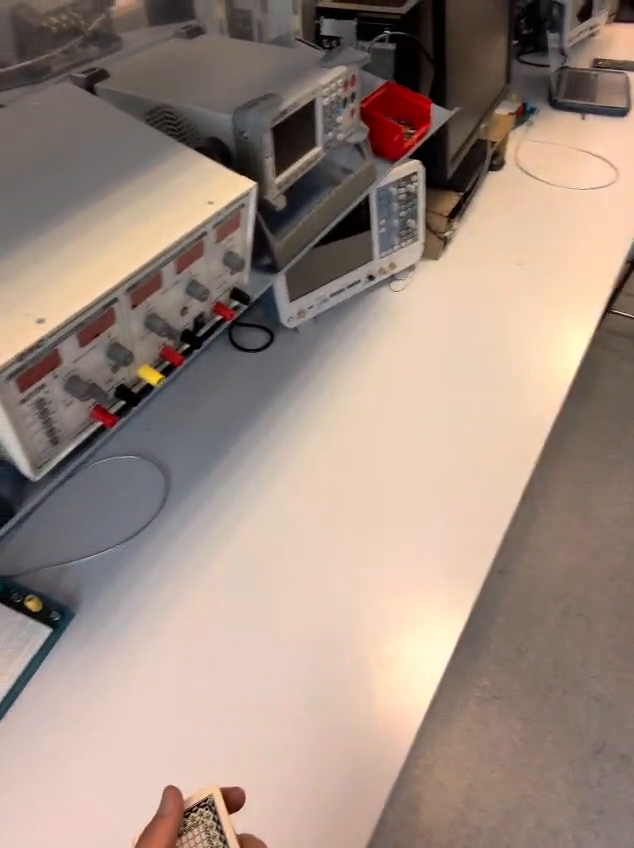
#> input picture frame 50 of test1.mp4, 634 x 848 px, given in place of 20250730_183739.mp4, which was not available
$ python f0_blur_score.py   (older library calls are emulated)
#> lines starting #> are read from the running program, lines starting #| are printed output that depends on the picture; pictures that were not available may be replaced by others from this repository, and a replacement may not be noted
#> in process_video_blur_detection, frame is the input picture: shape (848, 634, 3); mean B, G, R 128.5, 139.7, 158.4
import cv2
import numpy as np
import os

def calculate_blur_score(image):
    """Calculate blur score using variance of Laplacian"""
    # Convert to grayscale if needed
    if len(image.shape) == 3:
        gray = cv2.cvtColor(image, cv2.COLOR_BGR2GRAY)
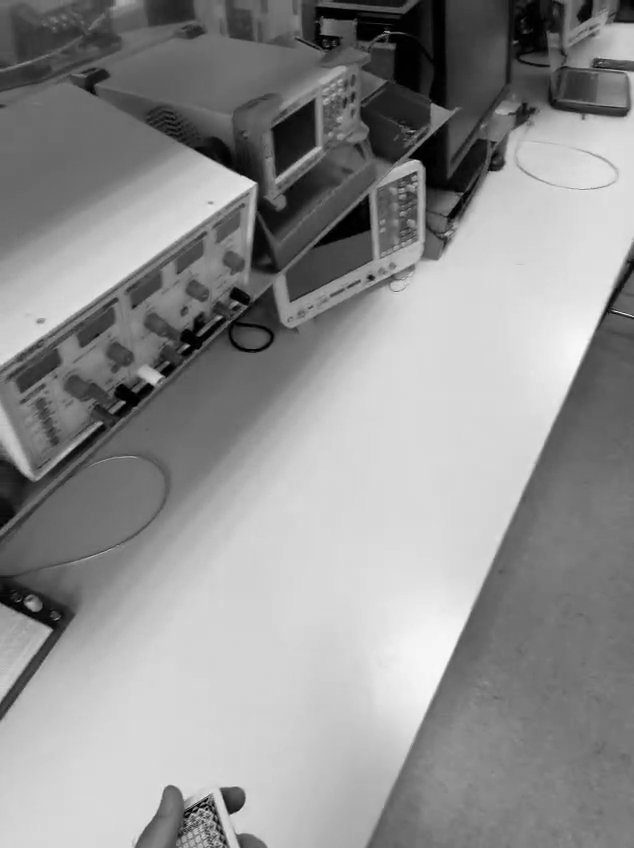
#> gray: shape (848, 634); min 0, max 248, mean 144
    else:
        gray = image

    # Apply Laplacian operator and calculate variance
    laplacian = cv2.Laplacian(gray, cv2.CV_64F)
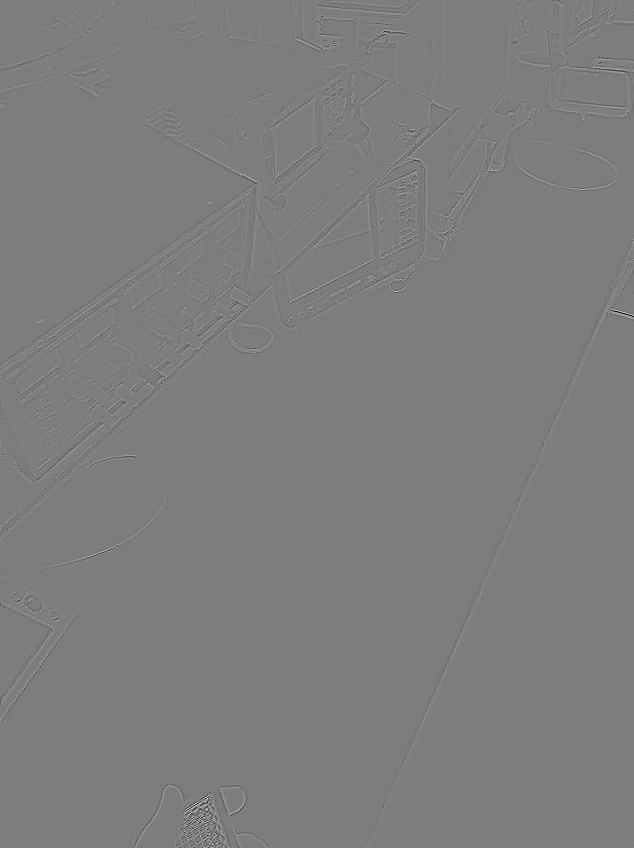
#> laplacian: shape (848, 634) float64; min -329, max 339, mean 0; drawn with min black and max white
    return laplacian.var()

def process_video_blur_detection(video_path, output_dir="blur_detection_output", blur_threshold=100.0):
    """
    Process video for blur detection and save frames with scores

    Args:
        video_path: Path to input MP4 video
        output_dir: Directory to save output frames
        blur_threshold: Threshold below which frames are considered blurry
    """

    # Create output directories
    sharp_dir = os.path.join(output_dir, "sharp_frames")
    blurry_dir = os.path.join(output_dir, "blurry_frames")

    os.makedirs(sharp_dir, exist_ok=True)
    os.makedirs(blurry_dir, exist_ok=True)

    # Open video
    cap = cv2.VideoCapture(video_path)

    if not cap.isOpened():
        print(f"Error: Could not open video {video_path}")
        return

    # Get video properties
    total_frames = int(cap.get(cv2.CAP_PROP_FRAME_COUNT))
    fps = cap.get(cv2.CAP_PROP_FPS)

    print(f"Processing video: {video_path}")
    print(f"Total frames: {total_frames}")
    print(f"FPS: {fps}")
    print(f"Blur threshold: {blur_threshold}")
    print("-" * 50)

    frame_count = 0
    sharp_count = 0
    blurry_count = 0

    blur_scores = []

    while True:
        ret, frame = cap.read()

        if not ret:
            break

        frame_count += 1

        # Calculate blur score
        blur_score = calculate_blur_score(frame)
#> blur_score = 88.45
        blur_scores.append(blur_score)

        # Determine if frame is blurry
        is_blurry = blur_score < blur_threshold
#> is_blurry = True

        # Save frame to appropriate directory (no text overlay)
        timestamp = frame_count / fps
        filename = f"frame_{frame_count:06d}_t{timestamp:.2f}s_score{blur_score:.2f}.jpg"
#> filename = 'frame_000001_t0.03s_score88.45.jpg'

        if is_blurry:
            output_path = os.path.join(blurry_dir, filename)
            blurry_count += 1
        else:
            output_path = os.path.join(sharp_dir, filename)
            sharp_count += 1

        # Save original frame without any modifications
        cv2.imwrite(output_path, frame)

        # Progress indicator
        if frame_count % 100 == 0:
            progress = (frame_count / total_frames) * 100
            print(f"Processed {frame_count}/{total_frames} frames ({progress:.1f}%)")

    cap.release()

    # Calculate statistics
    blur_scores = np.array(blur_scores)
    mean_score = np.mean(blur_scores)
    std_score = np.std(blur_scores)
    min_score = np.min(blur_scores)
    max_score = np.max(blur_scores)

    # Print summary
    print("\n" + "="*60)
    print("PROCESSING COMPLETE")
    print("="*60)
    print(f"Total frames processed: {frame_count}")
    print(f"Sharp frames: {sharp_count} ({sharp_count/frame_count*100:.1f}%)")
    print(f"Blurry frames: {blurry_count} ({blurry_count/frame_count*100:.1f}%)")
    print(f"\nBlur Score Statistics:")
    print(f"  Mean: {mean_score:.2f}")
    print(f"  Std:  {std_score:.2f}")
    print(f"  Min:  {min_score:.2f}")
    print(f"  Max:  {max_score:.2f}")
    print(f"\nOutput directories:")
    print(f"  Sharp frames: {sharp_dir}")
    print(f"  Blurry frames: {blurry_dir}")

    # Save statistics to file
    stats_file = os.path.join(output_dir, "blur_statistics.txt")
    with open(stats_file, 'w') as f:
        f.write(f"Video: {video_path}\n")
        f.write(f"Blur threshold: {blur_threshold}\n")
        f.write(f"Total frames: {frame_count}\n")
        f.write(f"Sharp frames: {sharp_count} ({sharp_count/frame_count*100:.1f}%)\n")
        f.write(f"Blurry frames: {blurry_count} ({blurry_count/frame_count*100:.1f}%)\n")
        f.write(f"Mean blur score: {mean_score:.2f}\n")
        f.write(f"Std blur score: {std_score:.2f}\n")
        f.write(f"Min blur score: {min_score:.2f}\n")
        f.write(f"Max blur score: {max_score:.2f}\n")

    print(f"Statistics saved to: {stats_file}")

if __name__ == "__main__":
    VIDEO_PATH = "../turf2/data/20250730_183739.mp4"
    OUTPUT_DIR = "blur_detection_results"
    BLUR_THRESHOLD = 175.0

    # Process the video
    process_video_blur_detection(VIDEO_PATH, OUTPUT_DIR, BLUR_THRESHOLD)

$ run again, starting later in the video
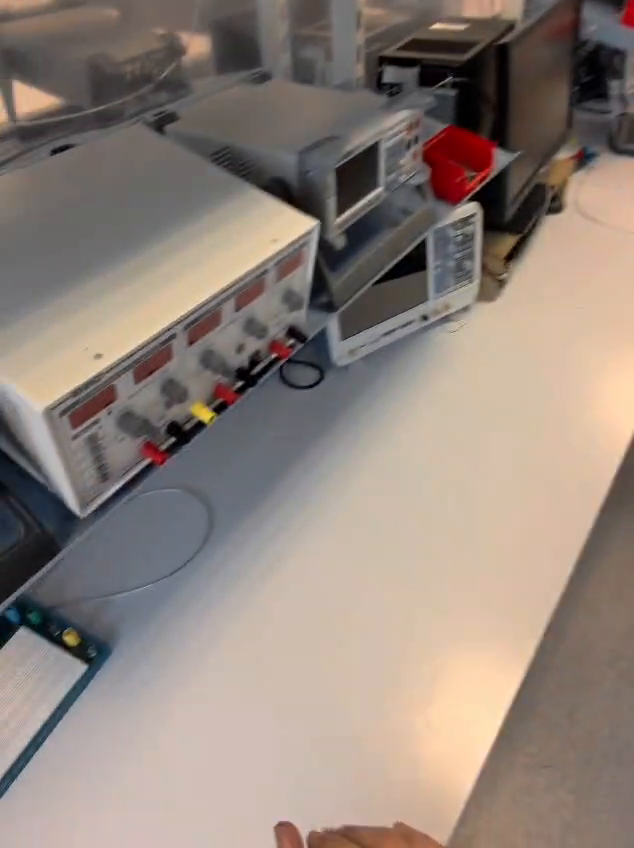
#> input picture frame 226 of test1.mp4, 634 x 848 px, given in place of 20250730_183739.mp4, which was not available
#> in process_video_blur_detection, frame is the input picture: shape (848, 634, 3); mean B, G, R 122.8, 131.1, 144.6
#> in calculate_blur_score, `gray = cv2.cvtColor(image, cv2.COLOR_BGR2GRAY)`:
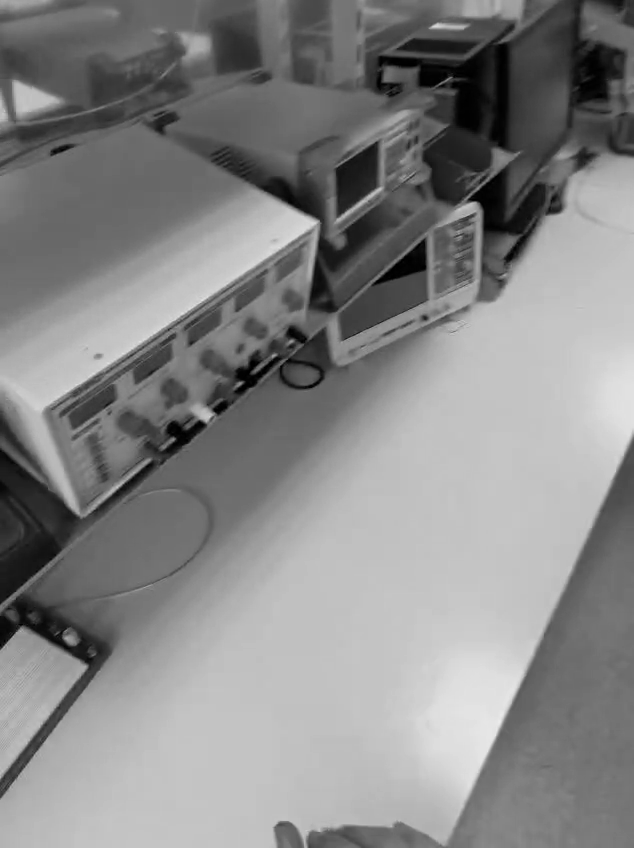
#> gray: shape (848, 634); min 0, max 236, mean 134.3
#> in calculate_blur_score, `laplacian = cv2.Laplacian(gray, cv2.CV_64F)`:
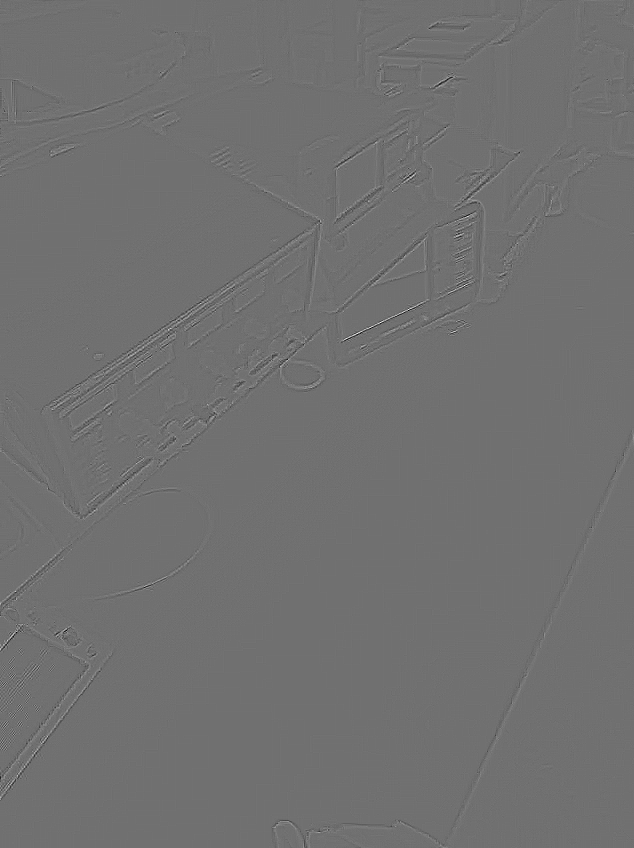
#> laplacian: shape (848, 634) float64; min -165, max 208, mean 0; drawn with min black and max white
#> blur_score = 46.69
#> is_blurry = True
#> filename = 'frame_000001_t0.03s_score46.69.jpg'

$ run again, starting later in the video
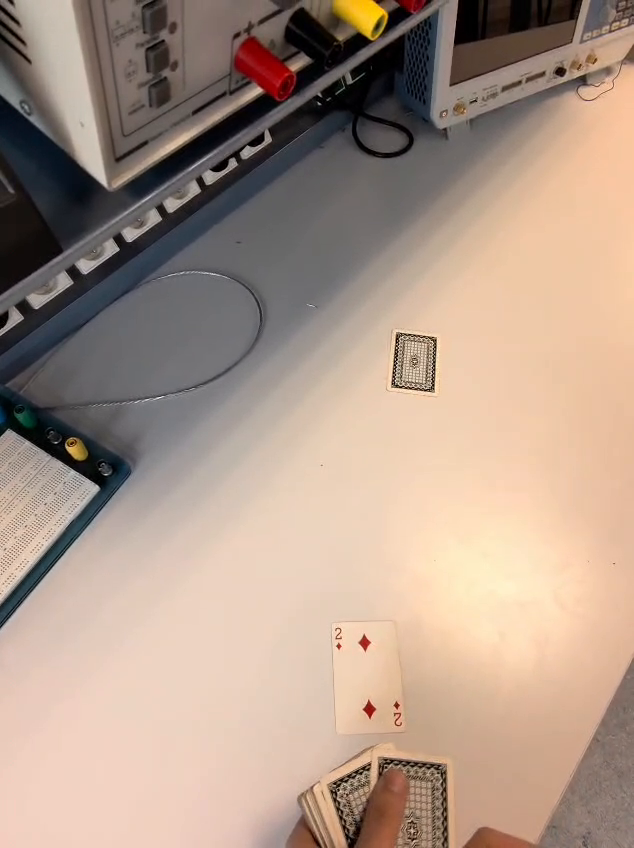
#> input picture frame 402 of test1.mp4, 634 x 848 px, given in place of 20250730_183739.mp4, which was not available
#> in process_video_blur_detection, frame is the input picture: shape (848, 634, 3); mean B, G, R 136, 151, 172.5
#> in calculate_blur_score, `gray = cv2.cvtColor(image, cv2.COLOR_BGR2GRAY)`:
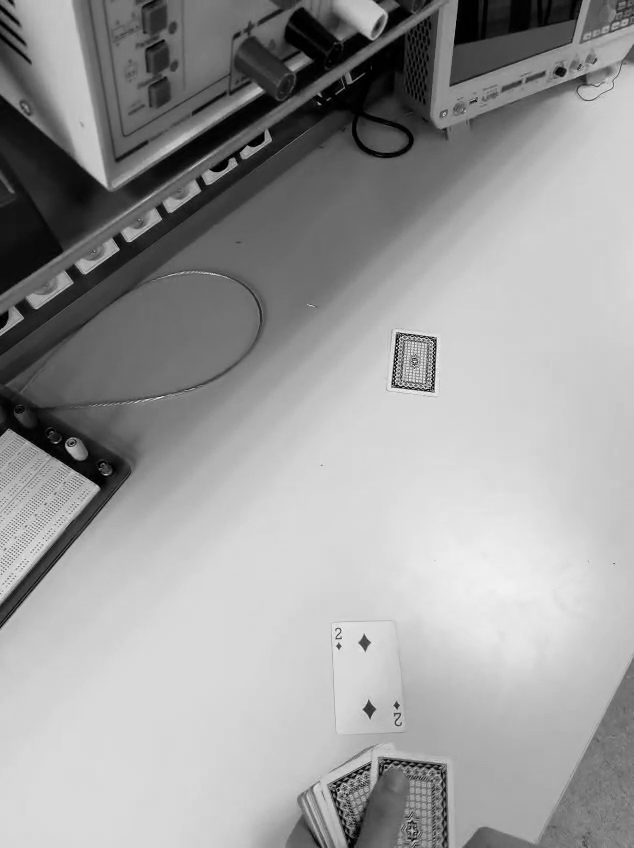
#> gray: shape (848, 634); min 0, max 251, mean 155.7
#> blur_score = 484.3
#> is_blurry = False
#> filename = 'frame_000001_t0.03s_score484.29.jpg'
